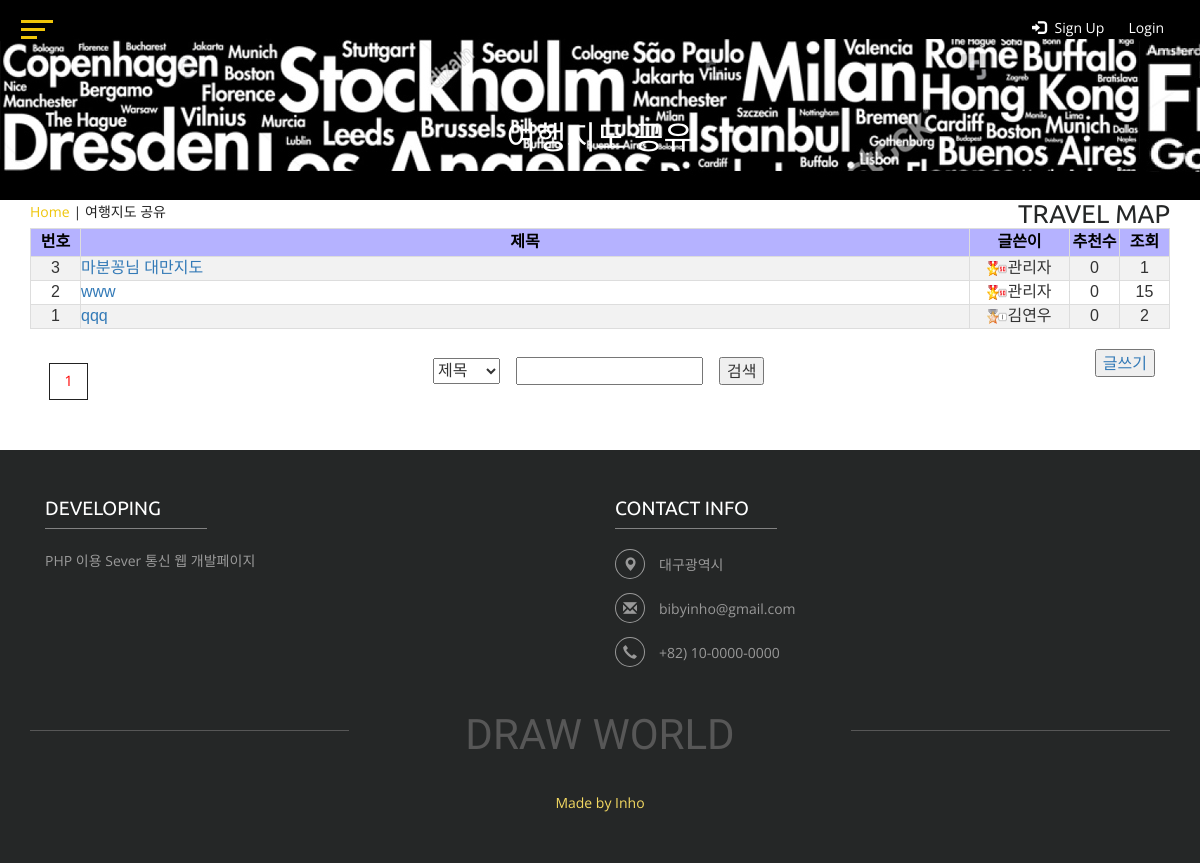
Page /iframeboard.php on the committed database.
### tables this page shows
CREATE TABLE `iframeboard` (
  `num` int(11) NOT NULL,
  `id` char(15) NOT NULL,
  `name` char(10) NOT NULL,
  `subject` char(200) NOT NULL,
  `content` text NOT NULL,
  `regist_day` char(20) NOT NULL,
  `recommand` int(11) DEFAULT 0,
  `hit` int(11) NOT NULL,
  `frameadd` char(200) DEFAULT NULL
);

### iframeboard.php (the view, shortened to what this page needs)
<!DOCTYPE html>
<html>
<head>
<link rel="stylesheet" href="https://cdnjs.cloudflare.com/ajax/libs/font-awesome/5.8.2/css/all.min.css" />
<link href="css/bootstrap.css" rel="stylesheet" type="text/css" media="all" />
<link rel="stylesheet" type="text/css" href="css/zoomslider.css" />
<link rel="stylesheet" type="text/css" href="css/style.css" />
<link rel="stylesheet" type="text/css" href="css/component.css" />
<link href="css/font-awesome.min.css" rel="stylesheet" type="text/css" media="all" />
</head>
<body>
<div class="banner-inner-board">
	<header>
		<?php include "header.php";?>
	</header>
	<div class="banner-info">
		<h1><a href="canadaboard.php">여행지도 공유</a></h1>
	</div>
</div>
			<section>
  <div class="container">
		<div class="wthree_service_breadcrumb_left">
			<ul>
				<li><a href="index.php">Home</a> <i>|</i></li>
				<li>여행지도 공유</li>
			</ul>
		</div>
		<div class="wthree_service_breadcrumb_right">
			<h3>Travel Map</h3>
		</div>
    <div class="row">
      <table id="customers" style="padding-top:20px">
        <tr>
          <th style="width:50px">번호</th>
          <th>제목</th>
          <th style="width:100px">글쓴이</th>
					<th style="width:50px">추천수</th>
          <th style="width:50px">조회</th>
        </tr>
      <?php
        if (isset($_GET["page"]))
        $page = $_GET["page"];
        else
        $page = 1;
				$con = mysqli_connect("localhost", "user", "12345", "drawworld");
				$sql = "select * from iframeboard order by num desc";
				$result = mysqli_query($con, $sql);
				$total_record = mysqli_num_rows($result);
        $scale = 10;
        if ($total_record % $scale == 0)
        $total_page = floor($total_record/$scale);
        else
        $total_page = floor($total_record/$scale) + 1;
        $start = ($page - 1) * $scale;
        $number = $total_record - $start;
        for ($i=$start; $i<$start+$scale && $i < $total_record; $i++)
        {
        mysqli_data_seek($result, $i);
        $row = mysqli_fetch_array($result);
        $num         = $row["num"];
        $id          = $row["id"];
        $name    		= $row["name"];
        $subject     = $row["subject"];
        $hit         = $row["hit"];
				$recommand	 = $row["recommand"];
				$con = mysqli_connect("localhost", "user", "12345", "drawworld");
				$sql = "select auth, point from members where id = '$id'";
				$memberpoint = mysqli_query($con, $sql);
				$row2 = mysqli_fetch_array($memberpoint);
				$point = $row2["point"];
				$auth = $row2["auth"];
				if($auth == 5){
					$imgsrc = '50.gif';
				}else{
					if($point > 0 && $point <= 500){
						$imgsrc = '1.gif';
					}else if($point > 500 && $point <= 1000){
						$imgsrc = '2.gif';
					}else if($point > 1000 && $point <= 2000){
						$imgsrc = '3.gif';
					}else if($point > 2000 && $point <= 3000){
						$imgsrc = '4.gif';
					}else{
						$imgsrc = '5.gif';
					}
				}
      ?>
        <tr>
          <td style="text-align: center;"><?=$number?></td>
          <td><a href="frameboard_view.php?num=<?=$num?>&page=<?=$page?>"><?=$subject?></a></td>
          <td style="text-align: center;"><?php echo "<img style='width:20px; height:15px;' src='./data/".$imgsrc."' width=100% height=100%/>";?><?=$name?></td>
					<td style="text-align: center;"><?=$recommand?></td>
          <td style="text-align: center;"><?=$hit?></td>
        </tr>
      <?php
      $number--;
      }
      ?>
      </table>
    </div>
    <div class="row" style="padding-top: 20px">
      <div class="col-md-4 blog-pagenat" >
				<ul>
    <?php
    for ($i=1; $i<=$total_page; $i++)
    {
    if ($page == $i)
    {
      echo "<li><a href='#' style='color:red;'>$i</a></li>";
      }
      else
      {
        echo "<li><a href='canadaboard.php?page=$i&setting=$setting'> $i </a></li>";
      }
    }
    ?>
	</ul>
  </div>
	<div class="col-md-4">
		<form action="canadaboard.php" method="get">
			<table>
				<tr>
					<td>
						<select name="searching_type">
							<option value="subject" selected>제목</option>
						</select>
					</td>
					<td><input type="text" name="searching"></td>
					<td><input type="submit" value="검색"></td>
				</tr>
			</table>
		</form>
  </div>
  <div class="col-md-4 text-right">
    <?php
    if($userid) {
    ?>
    <button onclick="location.href='frameboard_make.php'">글쓰기</button>
    <?php
    } else {
    ?>
    <a href="javascript:alert('로그인 후 이용해 주세요!')"><button>글쓰기</button></a>
    <?php
    }
    ?>
    </div>
  </div>
</div>
			</section>
			<div class="clearfix" style="padding-bottom: 50px"> </div>
	<div class="footer">
		<?php include "./footer.php";?>
	</div>
</body>
</html>

### css/zoomslider.css (style rules this page uses)
.banner-info { padding:9% 0 0 0; color: #fff; text-align: center; }
.banner-info h1 a { font-family: 'Wallpoet', cursive; font-size: 1em; color: #fff; text-transform:uppercase; }
@media (max-width:1366px) { .banner-info { padding: 7% 0 0 0; color: #fff; text-align: center; } }
@media (max-width:1366px) { .banner-info h1 a { font-size: 0.9em; } }

### rows in the picture
iframeboard: subject "마분꽁님 대만지도", name "관리자", recommand "0", hit "1"
iframeboard: subject "www", name "관리자", recommand "0", hit "15"
iframeboard: subject "qqq", shows a picture, name "김연우", recommand "0", hit "2"
